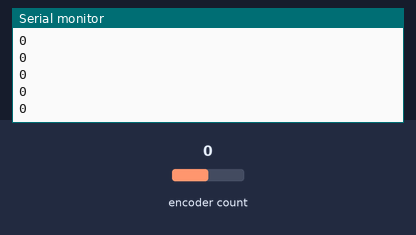
Bench run of a sketch on a simulated Arduino Uno, built with avr-gcc and run on an emulated ATmega328P. On the bench: the last lines printed to the serial monitor. Inputs (shaded band) come from the test bench; at power-on: encoder count 0.

Above: at 1.2 s.
1.3 s: encoder count set to 1
At 2.0 s:
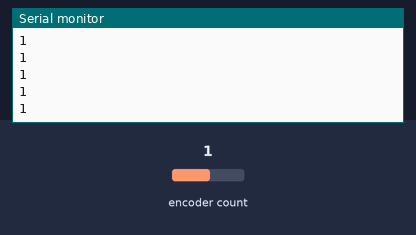
2.8 s: encoder count set to 2
At 3.4 s:
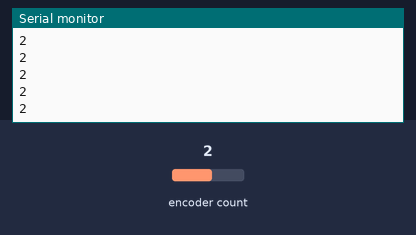
Timing chart, 0 to 5.8 s (numbered marks = the images above; inputs shaded):
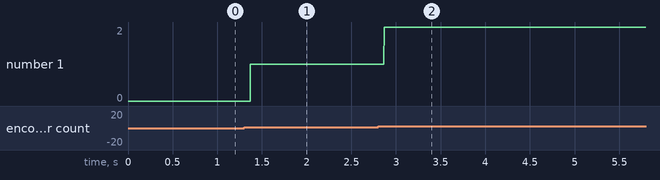

Measured:
- after the input at 1.3 s, the serial monitor: prints a new line after 0.07 s (image 1)
- after the input at 2.8 s, the serial monitor: prints a new line after 0.07 s (image 2)
- plotted number 1: 0 → 1 after the input at 1.3 s, 1 → 2 after the input at 2.8 s

The sketch:

testEncoder.ino
```cpp
#define ENCODER_OPTIMIZE_INTERRUPTS
#include <Encoder.h>

#define PWM 6
#define DIRA 4
#define DIRB 5
#define ENCA 2
#define ENCB 3

#define nPulseTurn 1200

Encoder motor(ENCA, ENCB);

unsigned long tPast = 0;
long lastPulse = 0;
int vel_RPM = 0;
int positionAngular = 0;
float velPulse_ms = 0;


void setup(){
  Serial.begin(9600);
  motor.write(motor.read());
}

void loop(){
  Serial.println(getPosition());

}

float getVelocity(){
  unsigned long tNow = millis();
  long newPulse = motor.read();
  float velPulse_ms = (newPulse - lastPulse)/float(tNow - tPast);
  lastPulse = newPulse;
  tPast = tNow;
  return velPulse_ms;
//  return vel_RPM = velPulse_ms * 60000.0 / nPulseTurn;
}

int getPosition(){
  return positionAngular = motor.read() * 360.0 / nPulseTurn;
}
```
